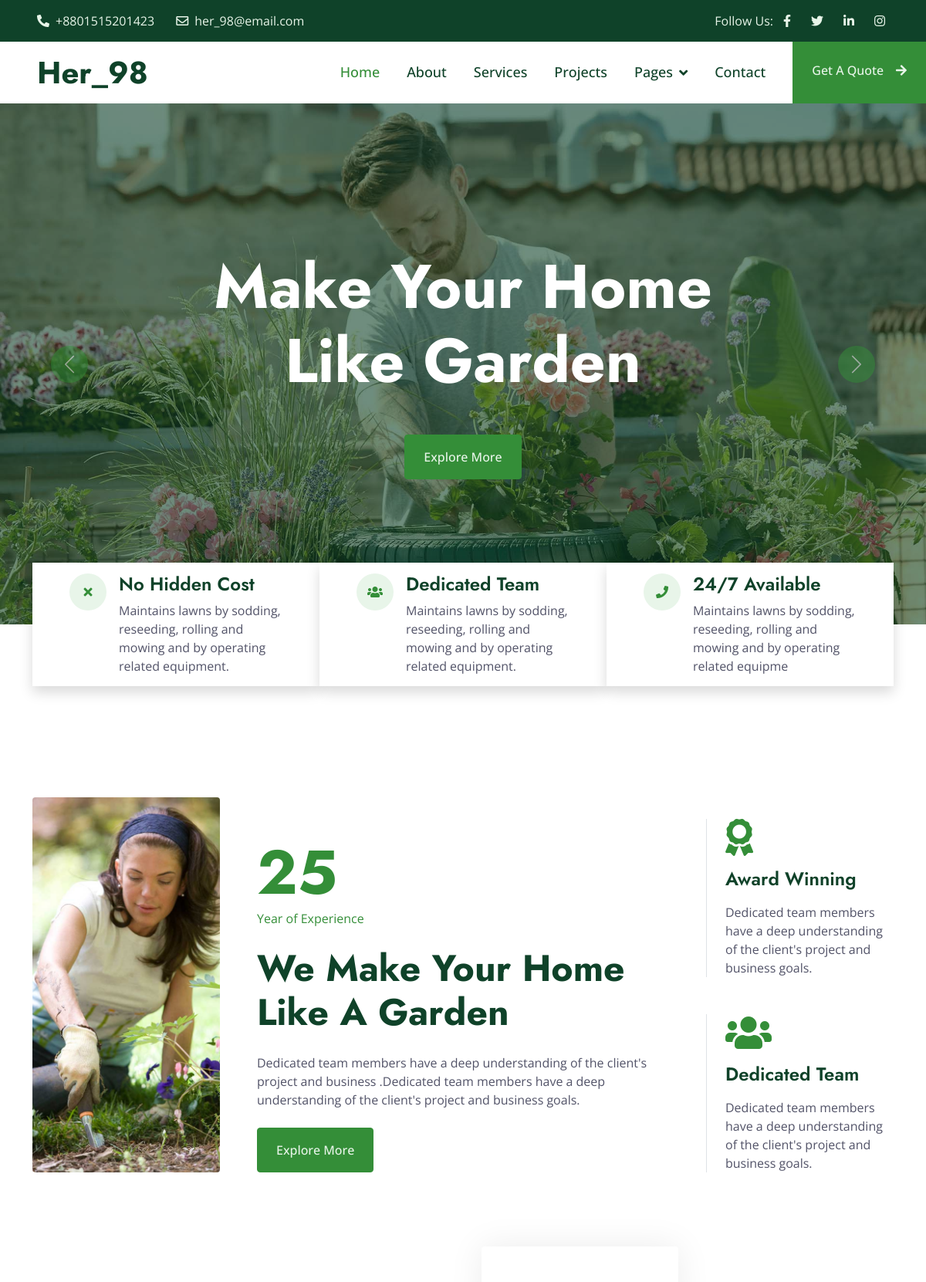
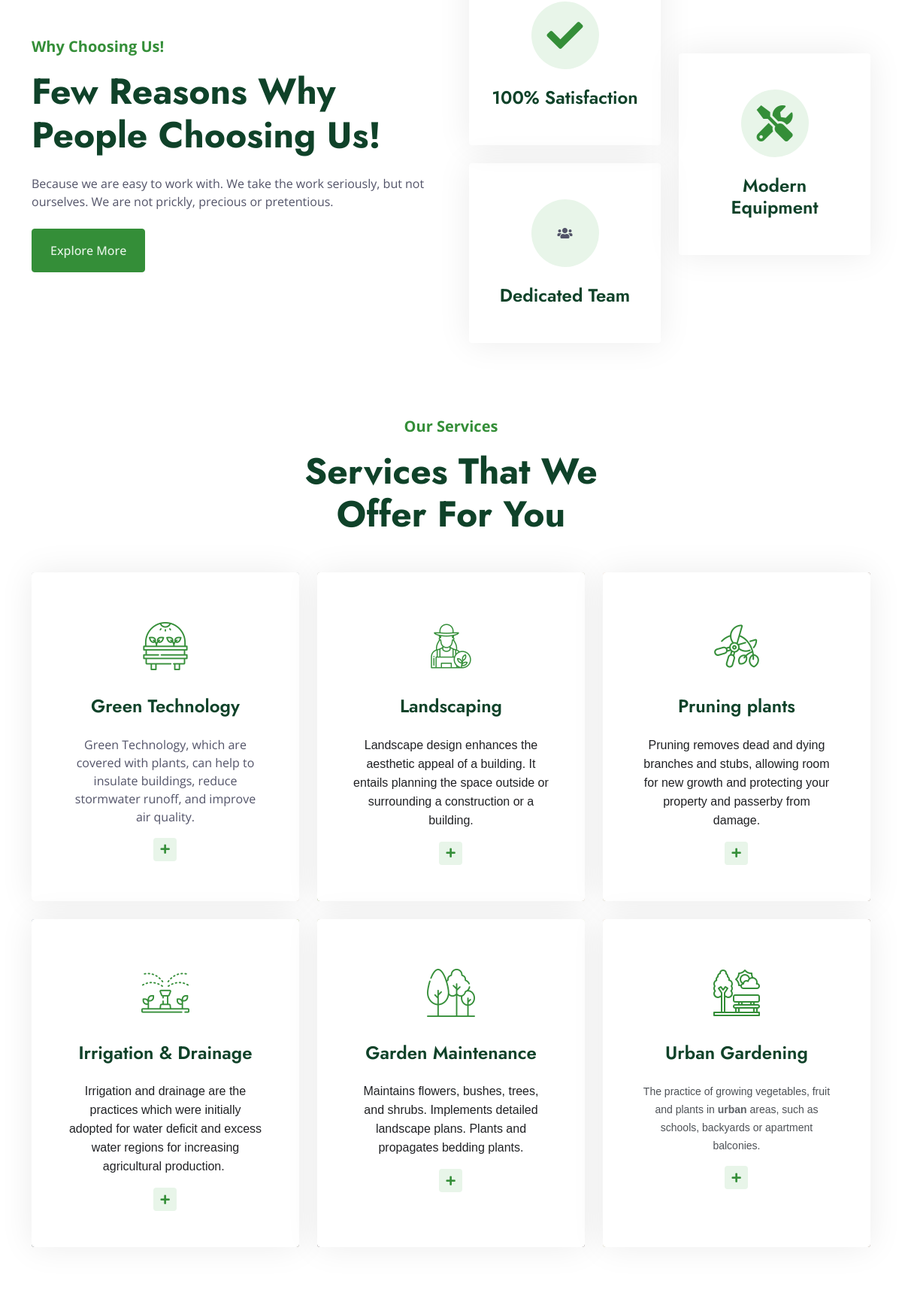
Page /her_98/Welcome/indexs (upper part) on the committed database (2 pictures, top to bottom).
### tables this page shows
CREATE TABLE `feature_1` (
  `id` int(11) NOT NULL,
  `icon` varchar(255) NOT NULL,
  `title` varchar(255) NOT NULL,
  `details` text NOT NULL
);

CREATE TABLE `about` (
  `id` int(11) NOT NULL,
  `logo` text NOT NULL,
  `title` varchar(255) NOT NULL,
  `details` text NOT NULL
);

CREATE TABLE `feature` (
  `id` int(11) NOT NULL,
  `logo` text NOT NULL,
  `title` varchar(255) NOT NULL
);

CREATE TABLE `service` (
  `id` int(11) NOT NULL,
  `photo` text NOT NULL,
  `icon` text NOT NULL,
  `title` varchar(255) NOT NULL,
  `details` text NOT NULL
);

### her_98/application/controllers/Welcome.php (called while the page is built, shortened)
<?php
class Welcome extends CI_Controller
{
	public function indexs()
	{
		$data['service'] = $this->Her_model->getservice();
		$data['about'] = $this->Her_model->getabout();
		$data['review'] = $this->Her_model->getreview();
		$data['team'] = $this->Her_model->getteam();
		$data['feature'] = $this->Her_model->getfeature();
		$data['fet'] = $this->Her_model->getfet();
		$this->load->view('her/head');
		$this->load->view('her/carousel');
		$this->load->view('her/feature', $data);
		$this->load->view('her/about', $data);
		$this->load->view('her/feature_2', $data);
		$this->load->view('her/services', $data);
		$this->load->view('her/facts');
		$this->load->view('her/team', $data);
		$this->load->view('her/testimonial', $data);
		$this->load->view('her/foot', $data);
	}
}

### her_98/index.php (called while the page is built, shortened)
<?php
require_once BASEPATH.'core/CodeIgniter.php';

### her_98/application/models/Her_model.php (called while the page is built, shortened)
<?php
class Her_model extends CI_Model
{
    public function getservice()
    {
        $data=$this->db->get('service');
        return $data->result();
    }
    public function getabout()
    {
        $data=$this->db->get('about');
        return $data->result();
    }
    public function getfeature()
    {
        $data=$this->db->get('feature');
        return $data->result();
    }
    public function getfet()
    {
        $data=$this->db->get('feature_1');
        return $data->result();
    }
}

### her_98/application/views/her/services.php (the view, shortened to what this page needs)
<div class="container-xxl py-5">
       <div class="container">
           <div class="text-center mx-auto wow fadeInUp" data-wow-delay="0.1s" style="max-width: 500px;">
               <p class="fs-5 fw-bold text-primary">Our Services</p>
               <h1 class="display-5 mb-5">Services That We Offer For You</h1>
           </div>
           <div class="row g-4">
           <?php foreach($service as $k=>$v){ ?>
               <div class="col-lg-4 col-md-6 wow fadeInUp" data-wow-delay="0.1s">
                   <div class="service-item rounded d-flex h-100">
                       <div class="service-img rounded">
                       </div>
                       <div class="service-text rounded p-5">
                           <div class="btn-square rounded-circle mx-auto mb-3">
                               <img class="img-fluid" src="<?php echo base_url('upload_something/'.$v->icon); ?>" alt="Icon">
                           </div>
                           <h4 class="mb-3"><?php echo $v->title ?></h4>
                           <p class="mb-4"><?php echo $v->details ?></p>
                           <a class="btn btn-sm" href=""><i class="fa fa-plus text-primary me-2"></i>Read More</a>
                       </div>
                   </div>
               </div>
                <?php } ?>
           </div>
       </div>
   </div>

### her_98/application/views/her/head.php (shortened to what this page needs)
<!DOCTYPE html>
<html lang="en">
<head>
    <link href="https://cdnjs.cloudflare.com/ajax/libs/font-awesome/5.10.0/css/all.min.css" rel="stylesheet">
    <link href="https://cdn.jsdelivr.net/npm/bootstrap-icons@1.4.1/font/bootstrap-icons.css" rel="stylesheet">
    <link href="<?php echo base_url(); ?>assets/lib/animate/animate.min.css" rel="stylesheet">
    <link href="<?php echo base_url(); ?>assets/lib/owlcarousel/assets/owl.carousel.min.css" rel="stylesheet">
    <link href="<?php echo base_url(); ?>assets/lib/lightbox/css/lightbox.min.css" rel="stylesheet">
    <link href="<?php echo base_url(); ?>assets/css/bootstrap.min.css" rel="stylesheet">
    <link href="<?php echo base_url(); ?>assets/css/style.css" rel="stylesheet">
</head>
<body>
    <div class="container-fluid bg-dark text-light px-0 py-2">
        <div class="row gx-0 d-none d-lg-flex">
            <div class="col-lg-7 px-5 text-start">
                <div class="h-100 d-inline-flex align-items-center me-4">
                    <span class="fa fa-phone-alt me-2"></span>
                    <span>+8801515201423</span>
                </div>
                <div class="h-100 d-inline-flex align-items-center">
                    <span class="far fa-envelope me-2"></span>
                    <span>her_98@email.com</span>
                </div>
            </div>
            <div class="col-lg-5 px-5 text-end">
                <div class="h-100 d-inline-flex align-items-center mx-n2">
                    <span>Follow Us:</span>
                    <a class="btn btn-link text-light" href=""><i class="fab fa-facebook-f"></i></a>
                    <a class="btn btn-link text-light" href=""><i class="fab fa-twitter"></i></a>
                    <a class="btn btn-link text-light" href=""><i class="fab fa-linkedin-in"></i></a>
                    <a class="btn btn-link text-light" href=""><i class="fab fa-instagram"></i></a>
                </div>
            </div>
        </div>
    </div>
     <nav class="navbar navbar-expand-lg bg-white navbar-light sticky-top p-0">
        <a href="index.html" class="navbar-brand d-flex align-items-center px-4 px-lg-5">
            <h1 class="m-0">Her_98</h1>
        </a>
        <div class="collapse navbar-collapse" id="navbarCollapse">
            <div class="navbar-nav ms-auto p-4 p-lg-0">
                <a href="<?php echo base_url('Welcome/indexs') ?>" class="nav-item nav-link active">Home</a>
                <a href="<?php echo base_url('Welcome/aboutpage') ?>" class="nav-item nav-link">About</a>
                <a href="<?php echo base_url('Welcome/servicepage') ?>" class="nav-item nav-link">Services</a>
                <a  href="<?php echo base_url('Welcome/projectpage') ?>" class="nav-item nav-link">Projects</a>
                <div class="nav-item dropdown">
                    <a href="#" class="nav-link dropdown-toggle" data-bs-toggle="dropdown">Pages</a>
                </div>
                <a  href="<?php echo base_url('welcome/contact') ?>" class="nav-item nav-link">Contact</a>
            </div>
            <a href="<?php echo base_url('Welcome/quote') ?>" class="btn btn-primary py-4 px-lg-4 rounded-0 d-none d-lg-block">Get A Quote<i class="fa fa-arrow-right ms-3"></i></a>
        </div>
    </nav>

### her_98/application/views/her/carousel.php (shortened to what this page needs)
<div class="container-fluid p-0 wow fadeIn" data-wow-delay="0.1s">
    <div id="header-carousel" class="carousel slide" data-bs-ride="carousel">
        <div class="carousel-inner">
            <div class="carousel-item active">
                <img class="w-100" src="<?php echo base_url(); ?>assets/img/carousel-1.jpg" alt="Image">
                <div class="carousel-caption">
                    <div class="container">
                        <div class="row justify-content-center">
                            <div class="col-lg-8">
                                <h1 class="display-1 text-white mb-5 animated slideInDown">Make Your Home Like Garden</h1>
                                <a href="" class="btn btn-primary py-sm-3 px-sm-4">Explore More</a>
                            </div>
                        </div>
                    </div>
                </div>
            </div>
        </div>
        <button class="carousel-control-prev" type="button" data-bs-target="#header-carousel"
            data-bs-slide="prev">
            <span class="carousel-control-prev-icon" aria-hidden="true"></span>
        </button>
        <button class="carousel-control-next" type="button" data-bs-target="#header-carousel"
            data-bs-slide="next">
            <span class="carousel-control-next-icon" aria-hidden="true"></span>
        </button>
    </div>
</div>

### her_98/application/views/her/feature.php
<div class="container-fluid top-feature py-5 pt-lg-0">
    <div class="container py-5 pt-lg-0">
        <div class="row gx-0">
           <?php foreach ($fet as $k => $v) {?>
                <div class="col-lg-4 wow fadeIn" data-wow-delay="0.1s">
                <div class="bg-white shadow d-flex align-items-center h-100 px-5" style="min-height: 160px;">
                    <div class="d-flex">
                        <div class="flex-shrink-0 btn-lg-square rounded-circle bg-light">
                            <i class="<?php echo $v->icon ?> text-primary"></i>
                        </div>
                        <div class="ps-3">
                            <h4><?php echo $v->title ?></h4>
                            <span>
                            <?php echo $v->details ?>
                            </span>
                        </div>
                    </div>
                </div>
            </div>
            <?php } ?>
        </div>
    </div>
</div>

### her_98/application/views/her/about.php
<div class="container-xxl py-5">
       <div class="container">
           <div class="row g-5 align-items-end">
               <div class="col-lg-3 col-md-5 wow fadeInUp" data-wow-delay="0.1s">
                   <img class="img-fluid rounded" data-wow-delay="0.1s" src="<?php echo base_url() ?>assets/img/about.jpg">
               </div>
               <div class="col-lg-6 col-md-7 wow fadeInUp" data-wow-delay="0.3s">
                   <h1 class="display-1 text-primary mb-0">25</h1>
                   <p class="text-primary mb-4">Year of Experience</p>
                   <h1 class="display-5 mb-4">We Make Your Home Like A Garden</h1>
                   <p class="mb-4">Dedicated team members have a deep understanding of the client's project and business .Dedicated team members have a deep understanding of the client's project and business goals.</p>
                   <a class="btn btn-primary py-3 px-4" href="<?php echo base_url('Welcome/aboutpage') ?>">Explore More</a>
               </div>
               <div class="col-lg-3 col-md-12 wow fadeInUp" data-wow-delay="0.5s">
                   <div class="row g-5">
                   <?php foreach($about as $k=>$v){ ?>
                       <div class="col-12 col-sm-6 col-lg-12">
                           <div class="border-start ps-4">
                               <i class="<?php echo $v->logo ?> text-primary mb-3"></i>
                               <h4 class="mb-3"><?php echo $v->title ?> </h4>
                               <span><?php echo $v->details ?> </span>
                           </div>
                       </div>
                       <?php } ?>
                   </div>
               </div>
           </div>
       </div>
   </div>

### her_98/application/views/her/feature_2.php
<div class="container-xxl py-5">
       <div class="container">
           <div class="row g-5 align-items-center">
               <div class="col-lg-6 wow fadeInUp" data-wow-delay="0.1s">
                   <p class="fs-5 fw-bold text-primary">Why Choosing Us!</p>
                   <h1 class="display-5 mb-4">Few Reasons Why People Choosing Us!</h1>
                   <p class="mb-4">Because we are easy to work with. We take the work seriously, but not ourselves. We are not prickly, precious or pretentious.</p>
                   <a class="btn btn-primary py-3 px-4" href="">Explore More</a>
               </div>
               <div class="col-lg-6">
                   <div class="row g-4 align-items-center">
                       <div class="col-md-6">
                           <div class="row g-4">
                               <?php foreach ($feature as $k => $v) { ?>
                               <div class="col-12 wow fadeIn" data-wow-delay="0.3s">
                                   <div class="text-center rounded py-5 px-4" style="box-shadow: 0 0 45px rgba(0,0,0,.08);">
                                       <div class="btn-square bg-light rounded-circle mx-auto mb-4" style="width: 90px; height: 90px;">
                                           <i class="<?php echo $v->logo ?>text-primary"></i>
                                       </div>
                                       <h4 class="mb-0"><?php echo $v->title ?></h4>
                                   </div>
                               </div>
                               <?Php } ?>
                           </div>
                       </div>
                       <div class="col-md-6 wow fadeIn" data-wow-delay="0.7s">
                           <div class="text-center rounded py-5 px-4" style="box-shadow: 0 0 45px rgba(0,0,0,.08);">
                               <div class="btn-square bg-light rounded-circle mx-auto mb-4" style="width: 90px; height: 90px;">
                                   <i class="fa fa-tools fa-3x text-primary"></i>
                               </div>
                               <h4 class="mb-0">Modern Equipment</h4>
                           </div>
                       </div>
                   </div>
               </div>
           </div>
       </div>
   </div>

### her_98/application/views/her/foot.php (shortened to what this page needs)
</body>
</html>

### her_98/assets/css/style.css (style rules this page uses)
:root { --primary: #348E38; --secondary: #525368; --light: #E8F5E9; --dark: #0F4229; }
h1, .h1, h2, .h2, .fw-bold { font-weight: 700 !important; }
h3, .h3, h4, .h4, .fw-medium { font-weight: 600 !important; }
.btn { transition: .5s; font-weight: 500; }
.btn-primary, .btn-outline-primary:hover { color: var(--light); }
.btn-square { width: 38px; height: 38px; }
.btn-lg-square { width: 48px; height: 48px; }
.btn-square, .btn-sm-square, .btn-lg-square { padding: 0; display: flex; align-items: center; justify-content: center; font-weight: normal; }
.navbar.sticky-top { top: -100px; transition: .5s; }
.navbar .navbar-brand, .navbar a.btn { height: 80px }
.navbar .navbar-nav .nav-link { margin-right: 35px; padding: 25px 0; color: var(--dark); font-size: 18px; font-weight: 500; outline: none; }
.navbar .navbar-nav .nav-link:hover, .navbar .navbar-nav .nav-link.active { color: var(--primary); }
.navbar .dropdown-toggle::after { border: none; content: "\f107"; font-family: "Font Awesome 5 Free"; font-weight: 900; vertical-align: middle; margin-left: 8px; }
.carousel-caption { top: 0; left: 0; right: 0; bottom: 0; display: flex; align-items: center; justify-content: center; text-align: center; background: rgba(15, 66, 41, .6); z-index: 1; }
.carousel-control-prev, .carousel-control-next { width: 15%; }
.carousel-control-prev-icon, .carousel-control-next-icon { width: 3rem; height: 3rem; border-radius: 3rem; background-color: var(--primary); border: 10px solid var(--primary); }
@media (min-width: 991.98px) { .top-feature { position: relative; margin-top: -80px; z-index: 1; } }
.service-item { position: relative; text-align: center; }
.service-item .service-img { position: absolute; width: 100%; height: 100%; top: 0; left: 0; overflow: hidden; z-index: -1; }
.service-item .service-text { background: #FFFFFF; box-shadow: 0 0 45px rgba(0, 0, 0, .08); transition: .3s; }
.service-item .service-text h4, .service-item .service-text p { transition: .3; }
.service-item .service-text .btn-square { width: 100px; height: 100px; background: transparent; transition: .5s; }
.service-item .service-text .btn { width: 31px; height: 31px; display: inline-flex; align-items: center; color: var(--dark); background: var(--light); white-space: nowrap; overflow: hidden; transition: .3s; }

### rows in the picture
feature_1: title "No Hidden Cost", details "Maintains lawns by sodding, reseeding, rolling and mowing and by operating related equipment."
feature_1: title "Dedicated Team", details "Maintains lawns by sodding, reseeding, rolling and mowing and by operating related equipment."
feature_1: title "24/7 Available", details "Maintains lawns by sodding, reseeding, rolling and mowing and by operating related equipme"
about: title "Award Winning", details "Dedicated team members have a deep understanding of the client's project and business goals."
about: title "Dedicated Team", details "Dedicated team members have a deep understanding of the client's project and business goals."
feature: title "100% Satisfaction"
feature: title "Dedicated Team"
service: icon (picture), title "Green Technology", details "Green Technology, which are covered with plants, can help to insulate buildings, reduce stormwater runoff, and improve air quality."
service: icon (picture), title "Landscaping", details "Landscape design enhances the aesthetic appeal of a building. It entails planning the space outside or surrounding a construction or a building."
service: icon (picture), title "Pruning plants", details "Pruning removes dead and dying branches and stubs, allowing room for new growth and protecting your property and passerby from damage."
service: icon (picture), title "Irrigation & Drainage", details "Irrigation and drainage are the practices which were initially adopted for water deficit and excess water regions for increasing agricultural production ."
service: icon (picture), title "Garden Maintenance", details "Maintains flowers, bushes, trees, and shrubs. Implements detailed landscape plans. Plants and propagates bedding plants."
service: icon (picture), title "Urban Gardening", details "The practice of growing vegetables, fruit and plants in urban areas, such as schools, backyards or apartment balconies."
